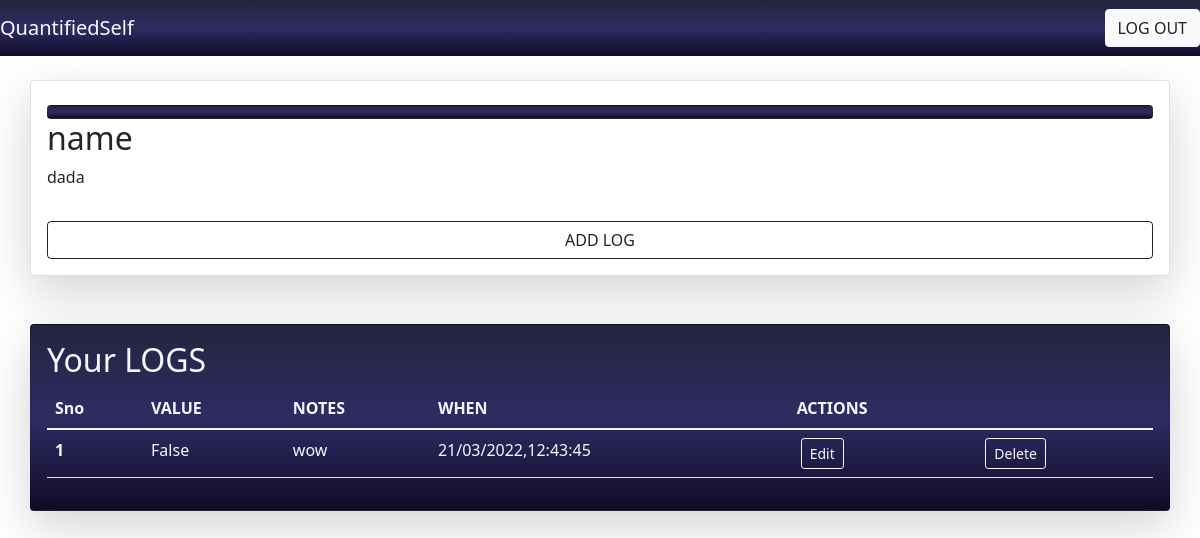
The app's page /track/1 with its own data.
### main.py (models this page shows)
class tracker(db.Model):
    t_id=db.Column(db.Integer, primary_key=True)
    Name=db.Column(db.String,nullable=False)
    desc=db.Column(db.String,nullable=False)
    type=db.Column(db.String)
    Settings=db.Column(db.String)
    user_id=db.Column(db.Integer,db.ForeignKey('user.id',ondelete='CASCADE'))
    logs=db.relationship('Addlog',backref='tracker',lazy=True,uselist=False,cascade='all,delete')

class Addlog(db.Model):
    log_id=db.Column(db.Integer,primary_key=True)
    when=db.Column(db.String)
    value=db.Column(db.String)
    notes=db.Column(db.String)
    tracker_id=db.Column(db.Integer,db.ForeignKey('tracker.t_id',ondelete='CASCADE'),nullable=False)

### main.py (the view)
@app.route('/track/<int:trackid>')
def track(trackid):
    global rev
    rev=datetime.now().strftime("%d/%m/%Y,%H:%M")
    track1=tracker.query.filter_by(t_id=trackid).first()
    log1=Addlog.query.filter_by(tracker_id=trackid).all()
    return render_template('track.html',log1=log1,track1=track1)

### templates/track.html (shortened to what this page needs)
<!doctype html>
<html lang="en">
  <head>
    <link rel="stylesheet" href="{{url_for('static',filename='css/style.css')}}">
    <link href="https://cdn.jsdelivr.net/npm/bootstrap@5.1.3/dist/css/bootstrap.min.css" rel="stylesheet">
  </head>
  <body>
    <nav class="navbar navbar-light bg-light bg-nav">
      <a href="/" class="navbar-brand text-light">QuantifiedSelf</a>
      <a href="/logout" class="btn btn-light text-dark">LOG OUT</a>
    </nav>
    <div class="container mt-4  card shadow-lg p-3 mb-8 bg-white rounded">
        <a href="/" class="btn bg-nav mt-2" style="color:aliceblue; text-decoration: none;">{{session['username']}}</a>
        <h2><span>{{track1.Name}}</span></h2>
        <blockquote><p>{{track1.desc}}</p></blockquote>
        <a href="/addlog/{{track1.t_id}}" class="btn btn-outline-dark mx-49">ADD LOG</a>
    </div>
    <div class="container my-5 card shadow-lg p-3 mb-5 bg-nav rounded">
        <h2 style="color:aliceblue">Your LOGS</h2>
        <table style="color:aliceblue" class="table">
            <thead>
                <tr>
                    <th scope="col">Sno</th>
                    <th scope="col">VALUE</th>
                    <th scope="col">NOTES</th>
                    <th scope="col">WHEN</th>
                    <th scope="col">ACTIONS</th>
                  </tr>
            </thead>
            <tbody>
            {% for item in log1 %}
            <tr>
              <th scope="row">{{loop.index}}</th>
              <td>{{item.value}}</td>
              <td>{{item.notes}}</td>
              <td>{{item.when}}</td>
              <td><a href="/updatetrack/{{item.log_id}}/{{track1.t_id}}" type="button" class="btn btn-outline-light btn-sm mx-1">Edit</a></td>
              <td><a href="/deletetrack/{{item.log_id}}/{{track1.t_id}}" type="button" class="btn btn-outline-light btn-sm mx-1">Delete</a></td>
            </tr>
            {% endfor %}
            </tbody>
          </table>
    </div>
  </body>
</html>

### static/css/style.css (style rules this page uses)
.bg-nav { background: #0f0c29; background: -webkit-linear-gradient(to bottom, #24243e, #302b63, #0f0c29); background: linear-gradient(to bottom, #24243e, #302b63, #0f0c29); }

### records on screen
tracker: Name "name", desc "dada"
Addlog: value "False", notes "wow", when "21/03/2022,12:43:45"
